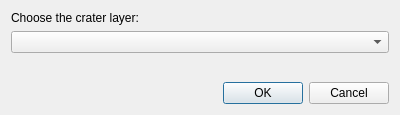
<?xml version="1.0" encoding="UTF-8"?>
<ui version="4.0">
 <class>ChooseLayersDialogBaseBase</class>
 <widget class="QDialog" name="ChooseLayersDialogBaseBase">
  <property name="geometry">
   <rect>
    <x>0</x>
    <y>0</y>
    <width>400</width>
    <height>115</height>
   </rect>
  </property>
  <property name="windowTitle">
   <string>Circle Craters</string>
  </property>
  <layout class="QVBoxLayout" name="verticalLayout_2">
   <item>
    <widget class="QLabel" name="label_1">
     <property name="text">
      <string>Choose the crater layer:</string>
     </property>
    </widget>
   </item>
   <item>
    <widget class="QComboBox" name="layer_select"/>
   </item>
   <item>
    <spacer name="verticalSpacer">
     <property name="orientation">
      <enum>Qt::Vertical</enum>
     </property>
     <property name="sizeHint" stdset="0">
      <size>
       <width>20</width>
       <height>40</height>
      </size>
     </property>
    </spacer>
   </item>
   <item>
    <widget class="QDialogButtonBox" name="button_box">
     <property name="orientation">
      <enum>Qt::Horizontal</enum>
     </property>
     <property name="standardButtons">
      <set>QDialogButtonBox::Cancel|QDialogButtonBox::Ok</set>
     </property>
    </widget>
   </item>
  </layout>
 </widget>
 <resources/>
 <connections>
  <connection>
   <sender>button_box</sender>
   <signal>accepted()</signal>
   <receiver>ChooseLayersDialogBaseBase</receiver>
   <slot>accept()</slot>
   <hints>
    <hint type="sourcelabel">
     <x>20</x>
     <y>20</y>
    </hint>
    <hint type="destinationlabel">
     <x>20</x>
     <y>20</y>
    </hint>
   </hints>
  </connection>
  <connection>
   <sender>button_box</sender>
   <signal>rejected()</signal>
   <receiver>ChooseLayersDialogBaseBase</receiver>
   <slot>reject()</slot>
   <hints>
    <hint type="sourcelabel">
     <x>20</x>
     <y>20</y>
    </hint>
    <hint type="destinationlabel">
     <x>20</x>
     <y>20</y>
    </hint>
   </hints>
  </connection>
 </connections>
</ui>
